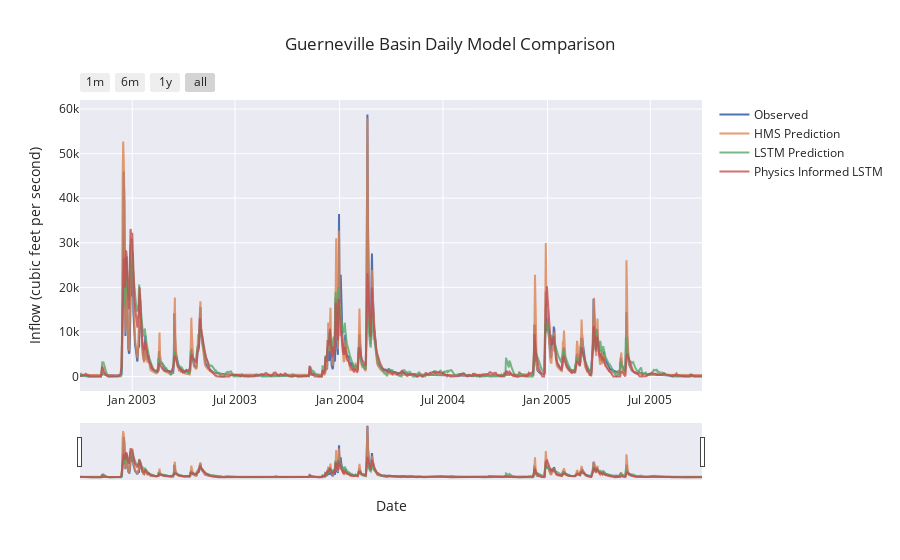

Notebook code for this chart:
### Code cell
fancyCombinedPlot(lstm_results=lstm_results_path, lstmPhysics_results= lstmPhysics_results_path, HMS_results=path_to_physics_data, title='Guerneville Basin Daily Model Comparison', fName = "guerneville_daily_eval_metrics.csv")

### Figure 1 — Plotly figure (JSON) as saved in the notebook; plotly's stock layout.template omitted (floating-point values rounded to 4 significant figures; data arrays with more than 128 entries replaced by an {"elided": "..."} marker saying what was removed)
{"data": [{"mode": "lines", "name": "Observed", "type": "scatter", "x": {"elided": "1096 str values"}, "y": {"elided": "1096 float values"}}, {"mode": "lines", "name": "HMS Prediction", "opacity": 0.8, "type": "scatter", "x": {"elided": "1096 str values"}, "y": {"elided": "1096 float values"}}, {"mode": "lines", "name": "LSTM Prediction", "opacity": 0.8, "type": "scatter", "x": {"elided": "1096 str values"}, "y": {"elided": "1096 float values"}}, {"mode": "lines", "name": "Physics Informed LSTM", "opacity": 0.8, "type": "scatter", "x": {"elided": "1096 str values"}, "y": {"elided": "1096 float values"}}], "layout": {"autosize": true, "hovermode": "x unified", "title": {"text": "Guerneville Basin Daily Model Comparison"}, "xaxis": {"autorange": true, "range": ["2002-10-01", "2005-09-30"], "rangeselector": {"buttons": [{"count": 1, "label": "1m", "step": "month", "stepmode": "backward"}, {"count": 6, "label": "6m", "step": "month", "stepmode": "backward"}, {"count": 1, "label": "1y", "step": "year", "stepmode": "backward"}, {"step": "all"}]}, "rangeslider": {"autorange": true, "range": ["2002-10-01", "2005-09-30"], "visible": true, "yaxis": {"_template": null, "rangemode": "match"}}, "title": {"text": "Date"}, "type": "date"}, "yaxis": {"autorange": true, "range": [-3265.0, 62030.0], "title": {"text": "Inflow (cubic feet per second)"}, "type": "linear"}}}
